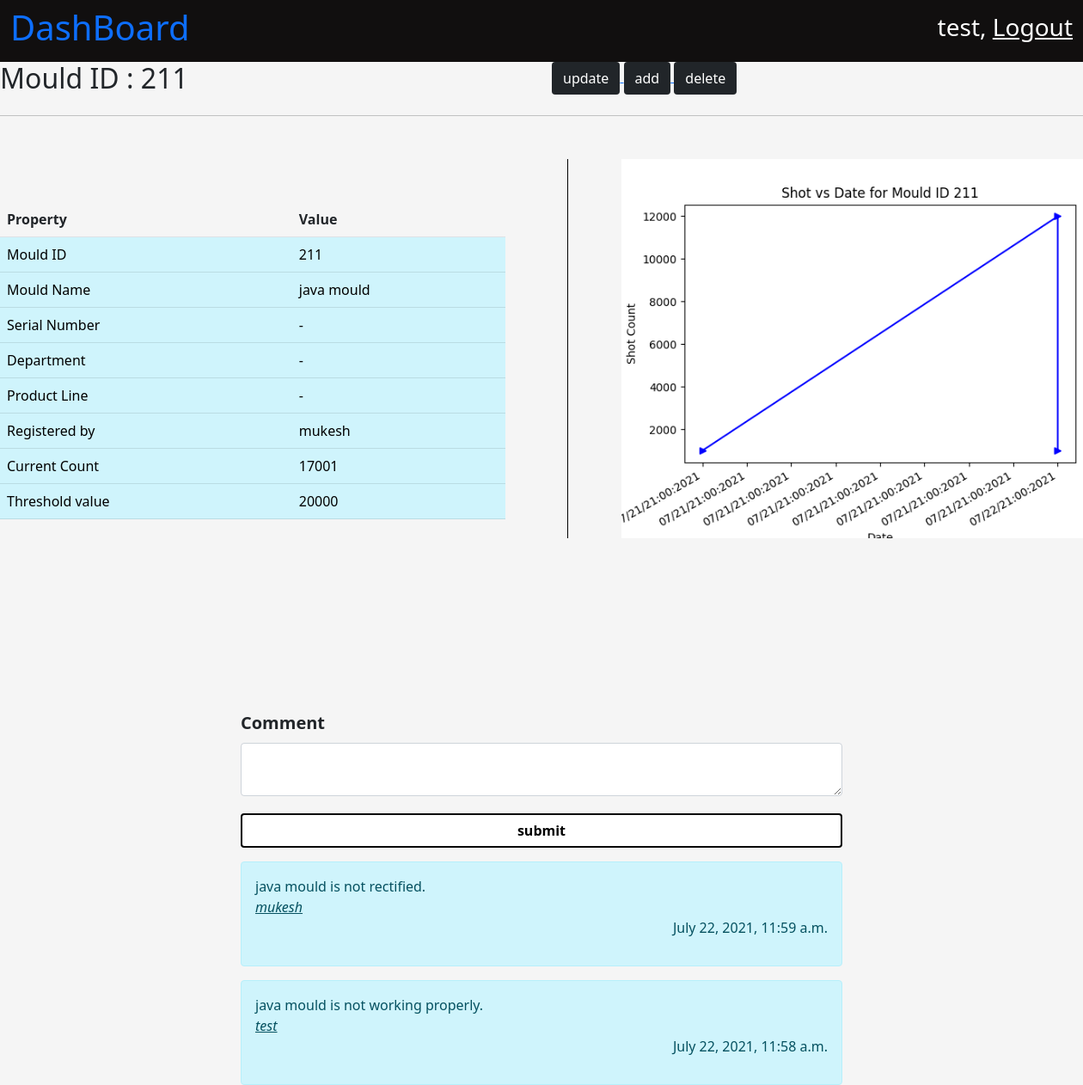
/mould/211/ (signed in), run on the app's committed database.
### mould/models.py (models this page shows, shortened)
class Mould(models.Model):
    mould_id = models.IntegerField(primary_key=True)
    mould_name = models.CharField(max_length=200)
    cavity_number = models.IntegerField()
    registered_date = models.DateTimeField(auto_now_add=True)
    registered_by = models.ForeignKey(User, on_delete=models.RESTRICT)
    threshold_value = models.IntegerField()
    present_count = models.IntegerField()
    def __str__(self):
        return str(self.mould_id)

class MouldComment(models.Model):
    mould_id = models.ForeignKey(Mould, related_name='mould_chat', on_delete=models.PROTECT)
    comment_text = models.TextField()
    commented_by = models.ForeignKey(User,related_name='chat_user', on_delete=models.PROTECT)
    commented_date_time = models.DateTimeField(auto_now_add=True)

### mould/views.py (the view, shortened to what this page needs)
# urls.py: path('<int:mould_id>/', views.mould_view, name = "MouldView"),
@login_required
def mould_view(request, mould_id):
    context = {}
    comments = MouldComment.objects.filter(mould_id = mould_id).order_by('commented_date_time')
    comments = list(comments)[::-1]
    print(comments)
    context['comments'] = comments
    mould_data =  Mould.objects.get(mould_id = mould_id)
    context['data'] = mould_data
    drawGraphMould_vs_shots(mould_data)
    return render(request, 'mould_id.html', context)

### mould/views.py (called while the page is built)
def drawGraphMould_vs_shots(mould_id):
    mould_status_data = MouldStatus.objects.filter(mould_id = mould_id).order_by('status_update')
    increment_date = []
    increment_count = []
    for mould in mould_status_data:
        increment_date.append(mould.status_update.date())
        increment_count.append(mould.count_increment)
    print(increment_count)
    print(increment_date)
    plt.title(f'Shot vs Date for Mould ID {mould_id}')
    plt.xlabel('Date')
    plt.ylabel('Shot Count')
    plt.plot(increment_date, increment_count,marker='>', color='blue')
    plt.gcf().autofmt_xdate()
    myFmt = mdates.DateFormatter('%D:%M:%Y')
    plt.gca().xaxis.set_major_formatter(myFmt)
    plt.savefig('mould/static/images/mould_daily_count.png')
    plt.close()

### mould/templates/mould_id.html (shortened to what this page needs)
{% extends 'base.html' %}
{% load static %}
{% block title %}
    <link
        rel="stylesheet"
        href="{% static 'css/mould_id.css' %}" >
{% endblock %}
{% block body_content %}
    <nav
        class="navbar navbar-light dashboard_nav">
        <div class="container-fluid dashboard_nav">
            <p class="h1 dashboard_title">
                <a href="{% url 'homePage' %}" style="text-decoration:None;">
                  DashBoard
                </a>
            </p>
            <div class="user_data">
                <p class="h3">
                    {{ request.user.first_name }},
                    <a href="{% url 'userLogout' %}">
                        Logout
                    </a>
                </p>
            </div>
        </div>
    </nav>
    <div class="heading_container">
        <div class="row">
            <div class="col">
               <p class="h2">
                    Mould ID : {{ data.mould_id }}
                </p>
            </div>
            <div class="col">
                <a href="#">
                    <button class="btn bg-dark text-white mould_button">
                        update
                    </button>
                </a>
                <a href="#">
                    <button class="btn bg-dark text-white mould_button">
                        add
                    </button>
                </a>
                <a href="#">
                    <button class="btn bg-dark text-white mould_button">
                        delete
                    </button>
                </a>
            </div>
        </div>
    </div>
    <hr />
    <div class="mould_data_show">
        <div class="row">
            <div class="col tableColumn">
                <table class="table">
                            <th scope="col">Property</th>
                            <th scope="col">Value</th>
                    <tr class="table-info">
                        <td class="table-info">
                            Mould ID
                        </td>
                        <td class="table-info">
                            {{ data.mould_id }}
                        </td>
                    </tr>
                    <tr class="table-info">
                        <td class="table-info">
                            Mould Name
                        </td>
                        <td class="table-info">
                            {{ data.mould_name }}
                        </td>
                    </tr>
                    <tr class="table-info">
                        <td class="table-info">
                            Serial Number
                        </td>
                        <td class="table-info">
                            -
                        </td>
                    </tr>
                    <tr class="table-info">
                        <td class="table-info">
                            Department
                        </td>
                        <td class="table-info">
                            -
                        </td>
                    </tr>
                    <tr class="table-info">
                        <td class="table-info">
                           Product Line
                        </td>
                        <td class="table-info">
                            -
                        </td>
                    </tr>
                    <tr class="table-info">
                        <td class="table-info">
                            Registered by
                        </td>
                        <td class="table-info">
                            {{ data.registered_by.first_name }}
                        </td>
                    </tr>
                    <tr class="table-info">
                        <td class="table-info">
                            Current Count
                        </td>
                        <td class="table-info">
                            {{ data.present_count }}
                        </td>
                    </tr>
                    <tr class="table-info">
                        <td class="table-info">
                            Threshold value
                        </td>
                        <td class="table-info">
                            {{ data.threshold_value }}
                        </td>
                    </tr>
                </table>
            </div>
            <div class="col graphColumn">
                <img src="{% static 'images/mould_daily_count.png' %}" class="img-fluid" alt="...">
            </div>
        </div>
    </div>
    <div class="container comment_box">
        <form action="." method = "POST">
              <label
                for="exampleInputEmail1"
                class="form-label"
                style="font-size : 20px;"
                >
                <b>
                Comment
                </b>
            </label>
            <textarea
            name = "comment"
            class="form-control"
            id="mouldName"
            aria-describedby="textHelp"
            required >
            </textarea>
            <div
            class="mb-3 submitButton">
            <button type="submit" class="btn btn-primary submitButton customSubmitButton"><b>submit</b></button>
        </div>
        </form>
        <div class="comment_box_2">
            {% for comment in comments %}
            <div class="alert alert-info" role="alert">
                {{ comment.comment_text }}
                <br/>
                <i><u> {{ comment.commented_by.first_name }} </u></i>
                <p style="text-align:right;">
                    {{ comment.commented_date_time }}
                </p>
            </div>
            {% endfor %}
        </div>
    </div>
{% endblock %}

### mould/static/css/mould_id.css (style rules this page uses)
body { background-color: whitesmoke; }
nav.dashboard_nav { background-color: rgb(17, 15, 15); }
nav.dashboard_nav div.dashboard_nav { color : white; }
nav.dashboard_nav div.user_data p a { color: white; }
div.container { margin-top : 100px; padding: 100px; width: 900px; height: 500px; }
div.container form div button.customSubmitButton { width : 700px; color : black; background-color: white; border : 2px solid black; margin-top : 20px; }
div.mould_data_show { margin-top : 50px; }
div.mould_data_show div.row div.tableColumn { margin-top: 50px; }
div.mould_data_show div.graphColumn { margin-left: 60px; border-left: 0.5px solid black; }
div.mould_data_show div.graphColumn img { margin-left: 50px; width : 650px; }

### data on the page
Mould: mould_id "211", mould_name "java mould", registered_by.first_name "mukesh", present_count "17001", threshold_value "20000"
MouldComment: comment_text "java mould is not rectified.", commented_by.first_name "mukesh", commented_date_time "July 22, 2021, 11:59 a.m."
MouldComment: comment_text "java mould is not working properly.", commented_by.first_name "test", commented_date_time "July 22, 2021, 11:58 a.m."

### other printed values
{{ request.user.first_name }} "test"
